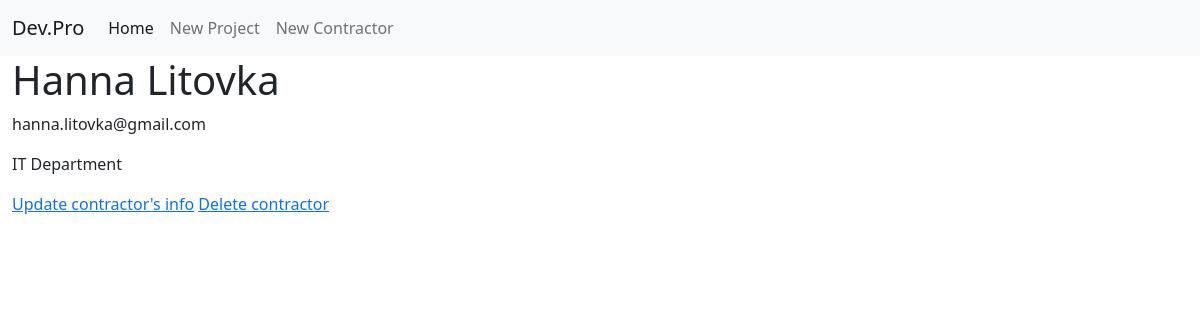
The app's page /contractor/3/ with its own data.
### accounts/models.py (models this page shows, shortened)
class Contractor(models.Model):
    name = models.CharField(max_length=200)
    last_name = models.CharField(max_length=200)
    email = models.EmailField()
    project = models.ForeignKey(Project, on_delete=models.CASCADE, default=None)

class Project(models.Model):
    name = models.CharField(max_length=200)
    description = models.TextField()
    def __str__(self):
        return self.name

### accounts/views.py (the view)
# urls.py: path('contractor/<pk>/', views.ContractorDetailView.as_view(), name='contractor-detail'),
class ContractorDetailView(DetailView):
    model = Contractor

### templates/accounts/contractor_detail.html
{% extends 'accounts/base.html' %}
{% block body_block %}
    {% if contractor %}
        <h1>{{ contractor.name }} {{ contractor.last_name }}</h1>
        <p>{{ contractor.email }}</p>
        <p>{{ contractor.project }}</p>
    {% else %}
        <p>There's no such contractor</p>
    {% endif %}
    <a href="{% url 'contractor-update' contractor.pk %}">Update contractor's info</a>
    <a href="{% url 'contractor-delete' contractor.pk %}">Delete contractor</a>
{% endblock %}

### records on screen
Contractor: name "Hanna", last_name "Litovka", email "hanna.litovka@gmail.com", project "IT Department"
